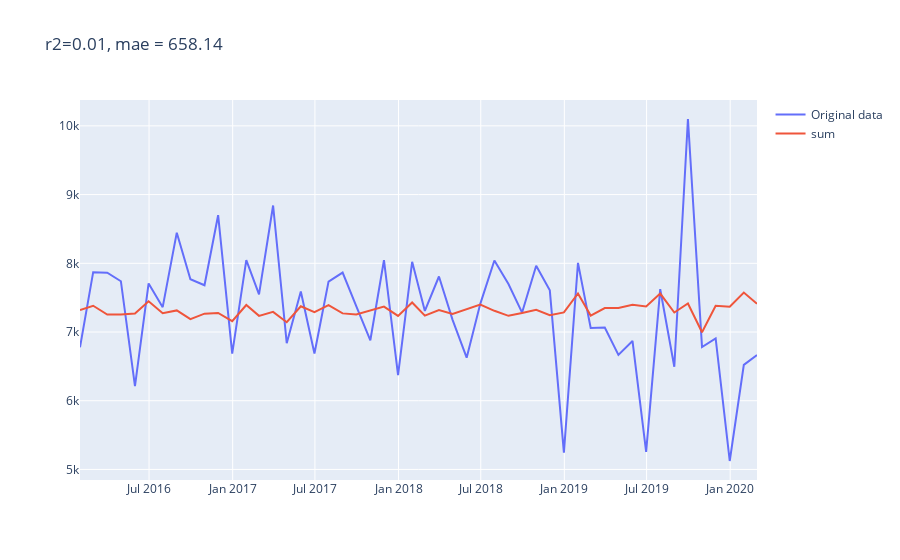

Write notebook code for a chart like this one.
### Code cell
# AR - model (p=1, i = 0, q = 0)
from sklearn.metrics import r2_score,mean_absolute_error
mod = ARIMA(df['sum'],
           order=(1,0,0))
predictions = mod.fit().predict()

trace1 = Scatter(x = df.index,
                y = df['sum'],
                name = 'Original data')
trace2 = Scatter(x = df.index,
                y=predictions,
                name = 'sum')
r2 = np.round(r2_score(df['sum'],predictions),2)
mae = np.round(mean_absolute_error(df['sum'],predictions),2)
fig = Figure(data=[trace1,trace2],
            layout=Layout(title = f'r2={r2}, mae = {mae}'))
fig.show()
